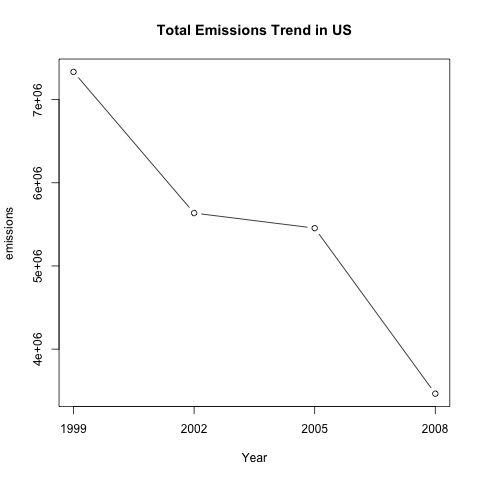

R code for this plot:
source("readData.R")

TotalEmissions<-tapply(SummarySCC$Emissions,SummarySCC$year,sum,na.rm=TRUE)
emissions<-round(TotalEmissions,digits = 0)
years<-rownames(TotalEmissions)
## user aggregate will take much longer time. 
#aggregate(SummarySCC$Emissions,by = list(SummarySCC$year),FUN = sum,na.rm=TRUE)

## make the plot. 
## save png file
filename<-"plot1.png"
png(filename)

plot(years,
     emissions,
     type = "b",
     xlab = "Year", 
     xaxt="n",
     main="Total Emissions Trend in US")
axis(side = 1,at = years,labels = years)
#the annotation position is hard to control. 
#text(years,emissions,labels = emissions)

dev.off()
